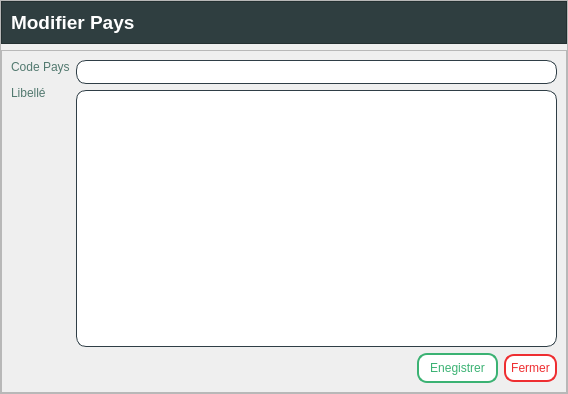
<?xml version="1.0" encoding="UTF-8"?>
<ui version="4.0">
 <class>Form</class>
 <widget class="QWidget" name="Form">
  <property name="geometry">
   <rect>
    <x>0</x>
    <y>0</y>
    <width>568</width>
    <height>394</height>
   </rect>
  </property>
  <property name="windowTitle">
   <string>Form</string>
  </property>
  <property name="styleSheet">
   <string notr="true"/>
  </property>
  <layout class="QVBoxLayout" name="verticalLayout">
   <property name="leftMargin">
    <number>0</number>
   </property>
   <property name="topMargin">
    <number>0</number>
   </property>
   <property name="rightMargin">
    <number>0</number>
   </property>
   <property name="bottomMargin">
    <number>0</number>
   </property>
   <item>
    <widget class="QFrame" name="frame">
     <property name="frameShape">
      <enum>QFrame::StyledPanel</enum>
     </property>
     <property name="frameShadow">
      <enum>QFrame::Raised</enum>
     </property>
     <layout class="QVBoxLayout" name="verticalLayout_2">
      <property name="leftMargin">
       <number>0</number>
      </property>
      <property name="topMargin">
       <number>0</number>
      </property>
      <property name="rightMargin">
       <number>0</number>
      </property>
      <property name="bottomMargin">
       <number>0</number>
      </property>
      <item>
       <widget class="QFrame" name="frame_2">
        <property name="styleSheet">
         <string notr="true">background-color: #2f3e40; /*#2f3e46,1a535c;1d3557;233d4d*/
color: rgb(255, 255, 255);</string>
        </property>
        <property name="frameShape">
         <enum>QFrame::StyledPanel</enum>
        </property>
        <property name="frameShadow">
         <enum>QFrame::Raised</enum>
        </property>
        <layout class="QHBoxLayout" name="horizontalLayout">
         <property name="leftMargin">
          <number>9</number>
         </property>
         <property name="topMargin">
          <number>9</number>
         </property>
         <property name="rightMargin">
          <number>9</number>
         </property>
         <property name="bottomMargin">
          <number>9</number>
         </property>
         <item>
          <widget class="QLabel" name="label">
           <property name="font">
            <font>
             <family>Segoe UI</family>
             <pointsize>14</pointsize>
             <bold>true</bold>
            </font>
           </property>
           <property name="text">
            <string>Modifier Pays</string>
           </property>
          </widget>
         </item>
         <item>
          <spacer name="horizontalSpacer">
           <property name="orientation">
            <enum>Qt::Horizontal</enum>
           </property>
           <property name="sizeHint" stdset="0">
            <size>
             <width>466</width>
             <height>20</height>
            </size>
           </property>
          </spacer>
         </item>
        </layout>
       </widget>
      </item>
      <item>
       <widget class="QFrame" name="frame_3">
        <property name="frameShape">
         <enum>QFrame::StyledPanel</enum>
        </property>
        <property name="frameShadow">
         <enum>QFrame::Raised</enum>
        </property>
        <layout class="QVBoxLayout" name="verticalLayout_3">
         <property name="leftMargin">
          <number>9</number>
         </property>
         <property name="topMargin">
          <number>9</number>
         </property>
         <property name="rightMargin">
          <number>9</number>
         </property>
         <property name="bottomMargin">
          <number>9</number>
         </property>
         <item>
          <layout class="QHBoxLayout" name="horizontalLayout_2">
           <item>
            <layout class="QVBoxLayout" name="verticalLayout_4">
             <property name="spacing">
              <number>12</number>
             </property>
             <item>
              <widget class="QLabel" name="label_3">
               <property name="palette">
                <palette>
                 <active>
                  <colorrole role="WindowText">
                   <brush brushstyle="SolidPattern">
                    <color alpha="255">
                     <red>82</red>
                     <green>121</green>
                     <blue>111</blue>
                    </color>
                   </brush>
                  </colorrole>
                  <colorrole role="Button">
                   <brush brushstyle="SolidPattern">
                    <color alpha="255">
                     <red>220</red>
                     <green>220</green>
                     <blue>220</blue>
                    </color>
                   </brush>
                  </colorrole>
                  <colorrole role="Text">
                   <brush brushstyle="SolidPattern">
                    <color alpha="255">
                     <red>82</red>
                     <green>121</green>
                     <blue>111</blue>
                    </color>
                   </brush>
                  </colorrole>
                  <colorrole role="ButtonText">
                   <brush brushstyle="SolidPattern">
                    <color alpha="255">
                     <red>82</red>
                     <green>121</green>
                     <blue>111</blue>
                    </color>
                   </brush>
                  </colorrole>
                  <colorrole role="Base">
                   <brush brushstyle="SolidPattern">
                    <color alpha="255">
                     <red>220</red>
                     <green>220</green>
                     <blue>220</blue>
                    </color>
                   </brush>
                  </colorrole>
                  <colorrole role="Window">
                   <brush brushstyle="SolidPattern">
                    <color alpha="255">
                     <red>220</red>
                     <green>220</green>
                     <blue>220</blue>
                    </color>
                   </brush>
                  </colorrole>
                  <colorrole role="PlaceholderText">
                   <brush brushstyle="SolidPattern">
                    <color alpha="255">
                     <red>82</red>
                     <green>121</green>
                     <blue>111</blue>
                    </color>
                   </brush>
                  </colorrole>
                 </active>
                 <inactive>
                  <colorrole role="WindowText">
                   <brush brushstyle="SolidPattern">
                    <color alpha="255">
                     <red>82</red>
                     <green>121</green>
                     <blue>111</blue>
                    </color>
                   </brush>
                  </colorrole>
                  <colorrole role="Button">
                   <brush brushstyle="SolidPattern">
                    <color alpha="255">
                     <red>220</red>
                     <green>220</green>
                     <blue>220</blue>
                    </color>
                   </brush>
                  </colorrole>
                  <colorrole role="Text">
                   <brush brushstyle="SolidPattern">
                    <color alpha="255">
                     <red>82</red>
                     <green>121</green>
                     <blue>111</blue>
                    </color>
                   </brush>
                  </colorrole>
                  <colorrole role="ButtonText">
                   <brush brushstyle="SolidPattern">
                    <color alpha="255">
                     <red>82</red>
                     <green>121</green>
                     <blue>111</blue>
                    </color>
                   </brush>
                  </colorrole>
                  <colorrole role="Base">
                   <brush brushstyle="SolidPattern">
                    <color alpha="255">
                     <red>220</red>
                     <green>220</green>
                     <blue>220</blue>
                    </color>
                   </brush>
                  </colorrole>
                  <colorrole role="Window">
                   <brush brushstyle="SolidPattern">
                    <color alpha="255">
                     <red>220</red>
                     <green>220</green>
                     <blue>220</blue>
                    </color>
                   </brush>
                  </colorrole>
                  <colorrole role="PlaceholderText">
                   <brush brushstyle="SolidPattern">
                    <color alpha="255">
                     <red>82</red>
                     <green>121</green>
                     <blue>111</blue>
                    </color>
                   </brush>
                  </colorrole>
                 </inactive>
                 <disabled>
                  <colorrole role="WindowText">
                   <brush brushstyle="SolidPattern">
                    <color alpha="255">
                     <red>82</red>
                     <green>121</green>
                     <blue>111</blue>
                    </color>
                   </brush>
                  </colorrole>
                  <colorrole role="Button">
                   <brush brushstyle="SolidPattern">
                    <color alpha="255">
                     <red>220</red>
                     <green>220</green>
                     <blue>220</blue>
                    </color>
                   </brush>
                  </colorrole>
                  <colorrole role="Text">
                   <brush brushstyle="SolidPattern">
                    <color alpha="255">
                     <red>82</red>
                     <green>121</green>
                     <blue>111</blue>
                    </color>
                   </brush>
                  </colorrole>
                  <colorrole role="ButtonText">
                   <brush brushstyle="SolidPattern">
                    <color alpha="255">
                     <red>82</red>
                     <green>121</green>
                     <blue>111</blue>
                    </color>
                   </brush>
                  </colorrole>
                  <colorrole role="Base">
                   <brush brushstyle="SolidPattern">
                    <color alpha="255">
                     <red>220</red>
                     <green>220</green>
                     <blue>220</blue>
                    </color>
                   </brush>
                  </colorrole>
                  <colorrole role="Window">
                   <brush brushstyle="SolidPattern">
                    <color alpha="255">
                     <red>220</red>
                     <green>220</green>
                     <blue>220</blue>
                    </color>
                   </brush>
                  </colorrole>
                  <colorrole role="PlaceholderText">
                   <brush brushstyle="SolidPattern">
                    <color alpha="255">
                     <red>82</red>
                     <green>121</green>
                     <blue>111</blue>
                    </color>
                   </brush>
                  </colorrole>
                 </disabled>
                </palette>
               </property>
               <property name="styleSheet">
                <string notr="true">color: #52796f;</string>
               </property>
               <property name="text">
                <string>Code Pays</string>
               </property>
              </widget>
             </item>
             <item>
              <widget class="QLabel" name="label_2">
               <property name="styleSheet">
                <string notr="true">color: #52796f;</string>
               </property>
               <property name="text">
                <string>Libellé</string>
               </property>
              </widget>
             </item>
             <item>
              <spacer name="verticalSpacer">
               <property name="orientation">
                <enum>Qt::Vertical</enum>
               </property>
               <property name="sizeHint" stdset="0">
                <size>
                 <width>20</width>
                 <height>40</height>
                </size>
               </property>
              </spacer>
             </item>
            </layout>
           </item>
           <item>
            <layout class="QVBoxLayout" name="verticalLayout_6">
             <property name="spacing">
              <number>6</number>
             </property>
             <item>
              <widget class="QLineEdit" name="code_pays">
               <property name="styleSheet">
                <string notr="true">border : 1px solid #2f3e46;
border-radius:10px;
padding: 3px;
background-color: white;
color: #2f3e46;
</string>
               </property>
              </widget>
             </item>
             <item>
              <widget class="QTextEdit" name="libelle">
               <property name="styleSheet">
                <string notr="true">border : 1px solid #2f3e46;
border-radius:10px;
padding: 3px;
background-color: white;
color: #2f3e46;
</string>
               </property>
              </widget>
             </item>
            </layout>
           </item>
          </layout>
         </item>
         <item>
          <layout class="QHBoxLayout" name="horizontalLayout_4">
           <property name="topMargin">
            <number>0</number>
           </property>
           <property name="bottomMargin">
            <number>0</number>
           </property>
           <item>
            <spacer name="horizontalSpacer_2">
             <property name="orientation">
              <enum>Qt::Horizontal</enum>
             </property>
             <property name="sizeHint" stdset="0">
              <size>
               <width>40</width>
               <height>20</height>
              </size>
             </property>
            </spacer>
           </item>
           <item>
            <widget class="QPushButton" name="enregistrer_modifier_pays">
             <property name="styleSheet">
              <string notr="true">QPushButton {width: 65px;
background-color: white;
border: 2px solid #3bb273;
color: #3bb273;
padding: 6px;
border-radius: 10px;}

QPushButton:hover {background-color: #3bb273;color: white;}
QPushButton:pressed { margin: 1px; }
</string>
             </property>
             <property name="text">
              <string>Enegistrer</string>
             </property>
            </widget>
           </item>
           <item>
            <widget class="QPushButton" name="fermer_modifier_pays">
             <property name="styleSheet">
              <string notr="true">QPushButton {background-color: white;
border: 2px solid #ee2e31;
color: #ee2e31;
padding: 5px;
border-radius: 10px;}
QPushButton:hover {
background-color: #ee2e31;
color: white;
}
QPushButton:pressed{
margin: 1px;
}
/*#ee2e31*/</string>
             </property>
             <property name="text">
              <string>Fermer</string>
             </property>
            </widget>
           </item>
          </layout>
         </item>
        </layout>
       </widget>
      </item>
     </layout>
    </widget>
   </item>
  </layout>
 </widget>
 <resources/>
 <connections/>
</ui>
